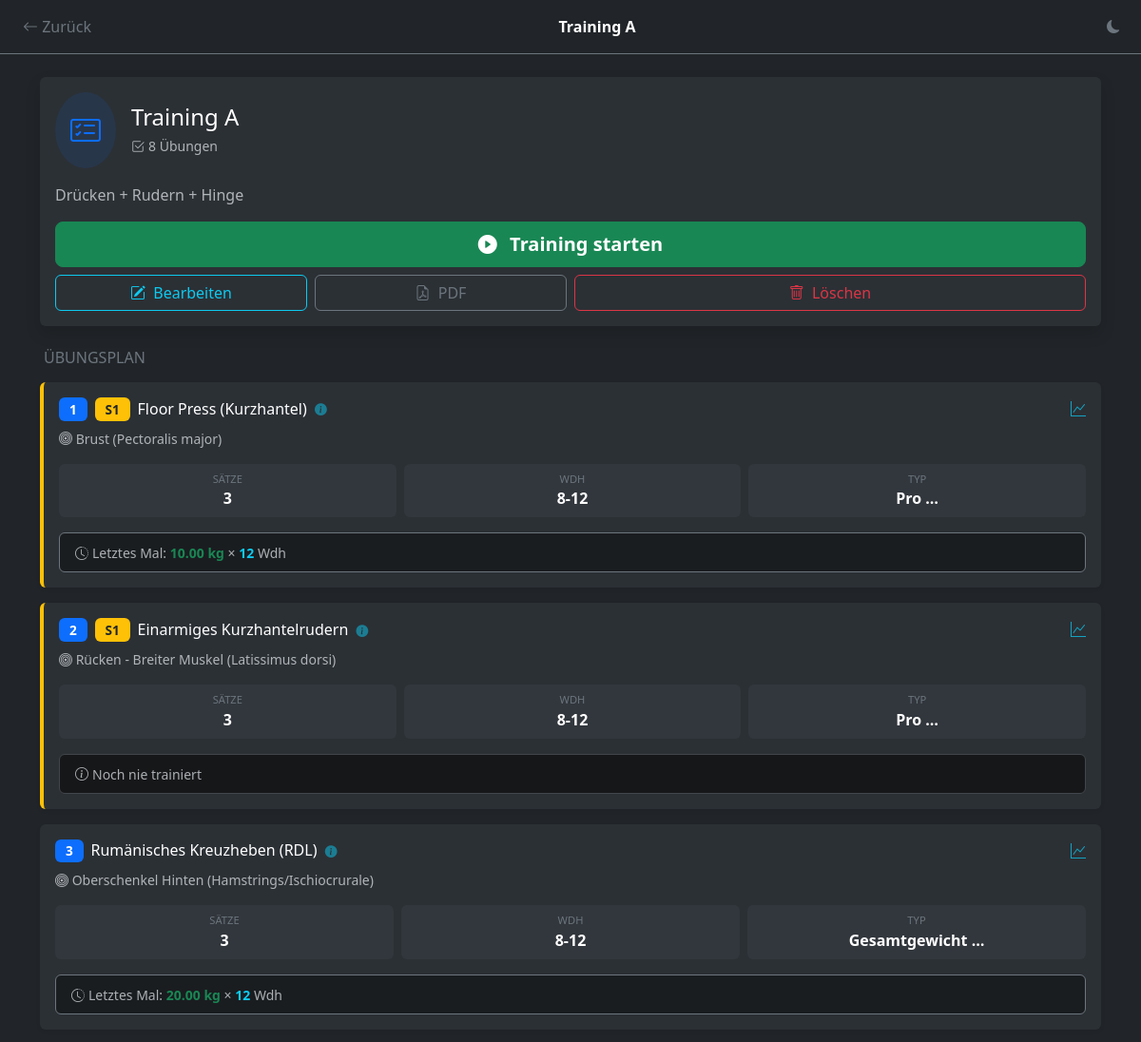
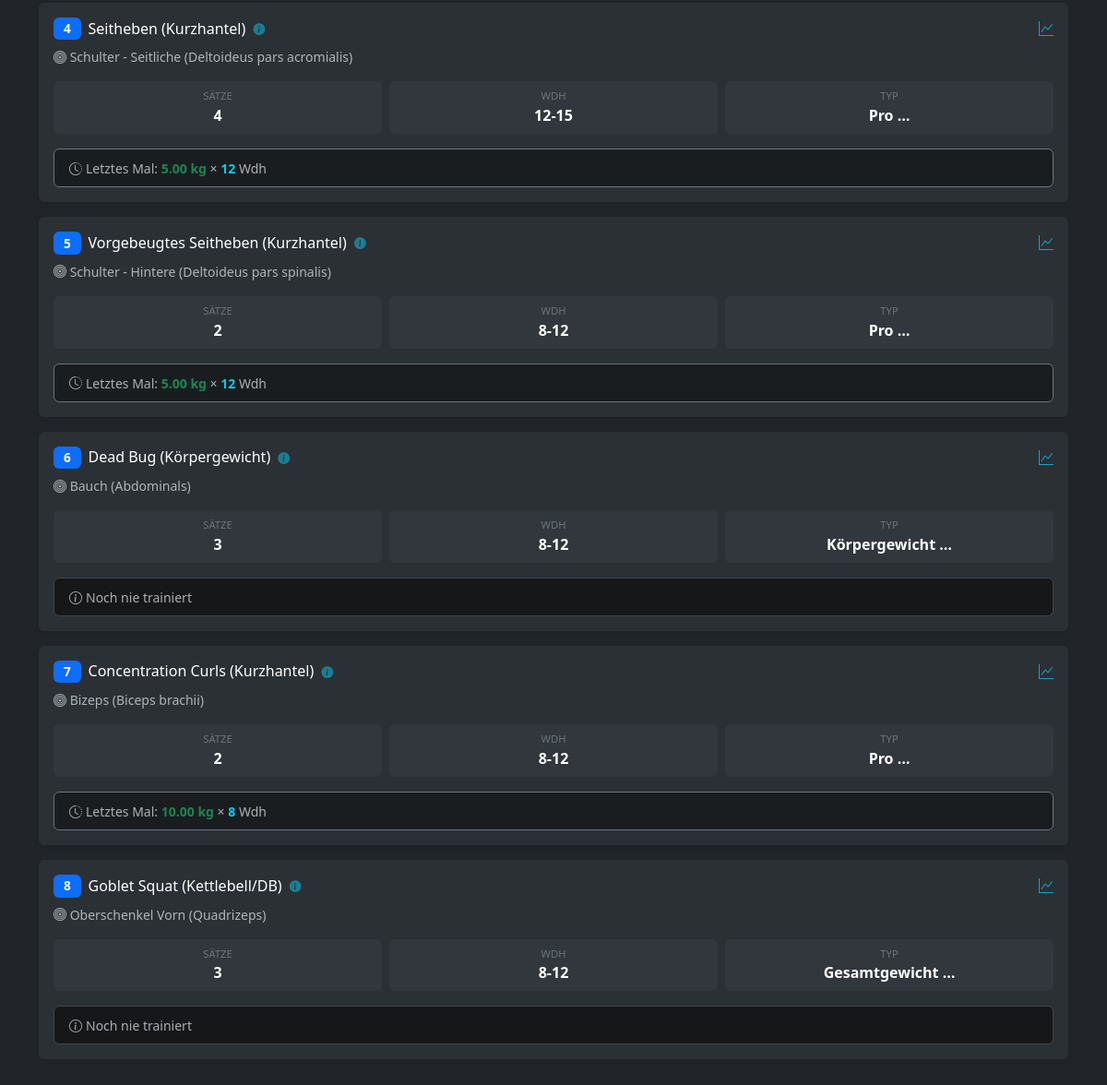
/plan/3/, run on the app's committed database (2 pictures, top to bottom).
### core/models.py (models this page shows, shortened)
class Plan(models.Model):
    user = models.ForeignKey(User, on_delete=models.CASCADE, related_name="plaene", null=True)
    name = models.CharField(max_length=100, verbose_name="Name des Plans")
    beschreibung = models.TextField(blank=True, verbose_name="Beschreibung")
    erstellt_am = models.DateTimeField(auto_now_add=True)
    class Meta:
        verbose_name = "Trainingsplan"
        verbose_name_plural = "Trainingspläne"

class PlanUebung(models.Model):
    plan = models.ForeignKey(Plan, on_delete=models.CASCADE, related_name="uebungen")
    uebung = models.ForeignKey(Uebung, on_delete=models.CASCADE, verbose_name="Übung")
    reihenfolge = models.PositiveIntegerField(default=1, verbose_name="Reihenfolge")
    trainingstag = models.CharField(max_length=100, blank=True, verbose_name="Trainingstag/Session")
    saetze_ziel = models.PositiveIntegerField(default=3, verbose_name="Geplante Sätze")
    wiederholungen_ziel = models.CharField(max_length=50, blank=True, verbose_name="Ziel-Wdh (z.B. 8-12)")
    superset_gruppe = models.PositiveIntegerField(
        default=0,
        verbose_name="Superset-Gruppe",
        help_text="0 = keine Gruppe, 1-9 = Gruppennummer für Supersätze"
    )
    class Meta:
        verbose_name = "Plan-Übung"
        verbose_name_plural = "Plan-Übungen"
        ordering = ['reihenfolge']

class Uebung(models.Model):
    bezeichnung = models.CharField(max_length=100, unique=True, verbose_name="Name der Übung")
    muskelgruppe = models.CharField(max_length=50, choices=MUSKELGRUPPEN, verbose_name="Hauptmuskel")
    hilfsmuskeln = models.JSONField(default=list, blank=True, verbose_name="Hilfsmuskelgruppen")
    gewichts_typ = models.CharField(max_length=20, choices=GEWICHTS_TYP, default='GESAMT', verbose_name="Gewichtsart")
    bewegungstyp = models.CharField(max_length=20, choices=BEWEGUNGS_TYP, default='ISOLATION', verbose_name="Bewegungsmuster")
    equipment = models.ManyToManyField(Equipment, related_name="uebungen", blank=True, verbose_name="Benötigtes Equipment")
    beschreibung = models.TextField(blank=True, verbose_name="Anleitung / Notizen")
    bild = models.ImageField(upload_to='uebungen_bilder/', blank=True, null=True, verbose_name="Foto/Grafik")
    video_link = models.URLField(blank=True, null=True, verbose_name="YouTube Link")
    favoriten = models.ManyToManyField(User, related_name="favoriten_uebungen", blank=True)
    erstellt_am = models.DateTimeField(auto_now_add=True)
    class Meta:
        verbose_name = "Übung"
        verbose_name_plural = "Übungen"
        ordering = ['bezeichnung']

class Satz(models.Model):
    einheit = models.ForeignKey(Trainingseinheit, on_delete=models.CASCADE, related_name="saetze")
    uebung = models.ForeignKey(Uebung, on_delete=models.PROTECT, verbose_name="Übung")
    satz_nr = models.PositiveIntegerField(default=1, verbose_name="Satz Nr.")
    gewicht = models.DecimalField(max_digits=6, decimal_places=2, verbose_name="Gewicht (kg)")
    wiederholungen = models.PositiveIntegerField(verbose_name="Wdh.")
    ist_aufwaermsatz = models.BooleanField(default=False, verbose_name="Warmup")
    rpe = models.DecimalField(
        max_digits=3,
        decimal_places=1,
        blank=True,
        null=True,
        verbose_name="RPE (1-10)",
        validators=[MinValueValidator(1.0), MaxValueValidator(10.0)]
    )
    notiz = models.TextField(blank=True, null=True, verbose_name="Notiz", max_length=500)
    superset_gruppe = models.PositiveIntegerField(
        default=0,
        verbose_name="Superset-Gruppe",
        help_text="0 = keine Gruppe, 1-9 = Gruppennummer für Supersätze"
    )
    class Meta:
        verbose_name = "Satz"
        verbose_name_plural = "Sätze"
        ordering = ['einheit', 'satz_nr']
        indexes = [
            models.Index(fields=['uebung', 'einheit']),
        ]

### core/views.py (the view)
# urls.py: path('plan/<int:plan_id>/', views.plan_details, name='plan_details'),
def plan_details(request, plan_id):
    plan = get_object_or_404(Plan, id=plan_id)
    plan_uebungen = plan.uebungen.all().order_by('reihenfolge')
    uebungen_mit_historie = []
    for plan_uebung in plan_uebungen:
        letzter_satz = Satz.objects.filter(
            uebung=plan_uebung.uebung,
            ist_aufwaermsatz=False
        ).order_by('-einheit__datum').first()
        uebungen_mit_historie.append({
            'plan_uebung': plan_uebung,
            'letztes_gewicht': letzter_satz.gewicht if letzter_satz else None,
            'letzte_wdh': letzter_satz.wiederholungen if letzter_satz else None,
        })
    context = {
        'plan': plan,
        'uebungen_mit_historie': uebungen_mit_historie,
    }
    return render(request, 'core/plan_details.html', context)

### core/templates/core/plan_details.html (shortened to what this page needs)
{% load static %}
<!doctype html>
<html lang="de" data-bs-theme="dark" id="htmlRoot">
  <head>
    <link href="https://cdn.jsdelivr.net/npm/bootstrap@5.3.3/dist/css/bootstrap.min.css" rel="stylesheet">
    <link rel="stylesheet" href="https://cdn.jsdelivr.net/npm/bootstrap-icons@1.11.3/font/bootstrap-icons.min.css">
    <link rel="stylesheet" href="{% static 'core/css/theme-styles.css' %}">
  </head>
  <body>
    <nav class="navbar navbar-dark bg-dark border-bottom border-secondary mb-4">
      <div class="container-fluid">
        <a class="btn btn-outline-secondary border-0" href="{% url 'training_select_plan' %}">
            <i class="bi bi-arrow-left"></i> Zurück
        </a>
        <span class="navbar-text text-white fw-bold text-truncate" style="max-width: 200px;">
            {{ plan.name }}
        </span>
        <div style="width: 40px;">            <button onclick="toggleTheme()" class="btn btn-sm btn-outline-secondary border-0 ms-2" title="Theme wechseln">
              <i class="bi bi-moon-fill" id="themeIcon"></i>
            </button>
</div>
      </div>
    </nav>
    <div class="container pb-5">
        <div class="card card-stat border-primary mb-4 shadow">
            <div class="card-body">
                <div class="d-flex align-items-center mb-3">
                    <div class="bg-primary bg-opacity-10 rounded-circle p-3 me-3">
                        <i class="bi bi-card-checklist fs-2 text-primary"></i>
                    </div>
                    <div>
                        <h4 class="mb-1">{{ plan.name }}</h4>
                        <small class="text-muted">
                            <i class="bi bi-check2-square me-1"></i>{{ uebungen_mit_historie|length }} Übungen
                        </small>
                    </div>
                </div>
                {% if plan.beschreibung %}
                <p class="text-muted mb-3">{{ plan.beschreibung }}</p>
                {% endif %}
                <div class="d-grid gap-2">
                    <a href="{% url 'training_start_plan' plan.id %}" class="btn btn-success btn-lg fw-bold">
                        <i class="bi bi-play-circle-fill me-2"></i> Training starten
                    </a>
                    <div class="row g-2">
                        <div class="col-6 col-md-3">
                            <a href="{% url 'edit_plan' plan.id %}" class="btn btn-outline-info w-100">
                                <i class="bi bi-pencil-square me-1"></i> Bearbeiten
                            </a>
                        </div>
                        <div class="col-6 col-md-3">
                            <a href="{% url 'export_plan_pdf' plan.id %}" class="btn btn-outline-secondary w-100" target="_blank">
                                <i class="bi bi-file-earmark-pdf me-1"></i> PDF
                            </a>
                        </div>
                        <div class="col-12 col-md-6">
                            <button class="btn btn-outline-danger w-100" data-bs-toggle="modal" data-bs-target="#deletePlanModal">
                                <i class="bi bi-trash me-1"></i> Löschen
                            </button>
                        </div>
                    </div>
                </div>
            </div>
        </div>
        <h6 class="text-secondary mb-3 ps-1 text-uppercase">Übungsplan</h6>
        {% for item in uebungen_mit_historie %}
        <div class="card card-stat border-secondary mb-3 shadow-sm {% if item.plan_uebung.superset_gruppe > 0 %}superset-group-{{ item.plan_uebung.superset_gruppe }}{% endif %}">
            <div class="card-body">
                <div class="d-flex justify-content-between align-items-start mb-2">
                    <div class="d-flex align-items-center">
                        <span class="badge bg-primary me-2">{{ item.plan_uebung.reihenfolge }}</span>
                        {% if item.plan_uebung.superset_gruppe > 0 %}
                            <span class="badge bg-warning text-dark superset-badge me-2">S{{ item.plan_uebung.superset_gruppe }}</span>
                        {% endif %}
                        <h6 class="mb-0 text-white">
                            <a href="#" class="text-decoration-none text-white exercise-link"
                               data-exercise-id="{{ item.plan_uebung.uebung.id }}"
                               title="Übungsdetails anzeigen">
                                {{ item.plan_uebung.uebung.bezeichnung }}
                                <i class="bi bi-info-circle-fill text-info opacity-50 ms-1"></i>
                            </a>
                        </h6>
                    </div>
                    <a href="{% url 'exercise_stats' item.plan_uebung.uebung.id %}"
                       class="text-info text-decoration-none opacity-75">
                        <i class="bi bi-graph-up"></i>
                    </a>
                </div>
                <small class="text-muted d-block mb-3">
                    <i class="bi bi-bullseye"></i> {{ item.plan_uebung.uebung.get_muskelgruppe_display }}
                </small>
                <div class="row g-2 mb-3">
                    <div class="col-4">
                        <div class="bg-secondary bg-opacity-10 rounded p-2 text-center">
                            <small class="text-secondary d-block" style="font-size: 0.7rem;">SÄTZE</small>
                            <strong class="text-white">{{ item.plan_uebung.saetze_ziel }}</strong>
                        </div>
                    </div>
                    <div class="col-4">
                        <div class="bg-secondary bg-opacity-10 rounded p-2 text-center">
                            <small class="text-secondary d-block" style="font-size: 0.7rem;">WDH</small>
                            <strong class="text-white">{{ item.plan_uebung.wiederholungen_ziel|default:"--" }}</strong>
                        </div>
                    </div>
                    <div class="col-4">
                        <div class="bg-secondary bg-opacity-10 rounded p-2 text-center">
                            <small class="text-secondary d-block" style="font-size: 0.7rem;">TYP</small>
                            <strong class="text-white">{{ item.plan_uebung.uebung.get_gewichts_typ_display|truncatewords:1 }}</strong>
                        </div>
                    </div>
                </div>
                {% if item.letztes_gewicht %}
                <div class="alert alert-dark border-secondary mb-0 py-2 px-3">
                    <small class="text-muted">
                        <i class="bi bi-clock-history me-1"></i>Letztes Mal:
                        <strong class="text-success">{{ item.letztes_gewicht }} kg</strong> ×
                        <strong class="text-info">{{ item.letzte_wdh }}</strong> Wdh
                    </small>
                </div>
                {% else %}
                <div class="alert alert-secondary mb-0 py-2 px-3">
                    <small class="text-muted">
                        <i class="bi bi-info-circle me-1"></i>Noch nie trainiert
                    </small>
                </div>
                {% endif %}
            </div>
        </div>
        {% endfor %}
    </div>
  </body>
</html>

### core/static/core/css/theme-styles.css (style rules this page uses)
.card-stat { border: none; }
[data-bs-theme="dark"] .card-stat { background-color: #2b3035; color: #fff; }
[data-bs-theme="dark"] .card { background-color: #2b3035; color: #fff; }

### core/templates/core/plan_details.html (style rules this page uses)
.superset-group-1 { border-left: 4px solid #ffc107 !important; }
.superset-badge { font-size: 0.65rem; padding: 0.15rem 0.4rem; font-weight: bold; }

### core/templates/core/exercise_info_modal.html (style rules this page uses)
.exercise-link { cursor: pointer; color: #0d6efd; text-decoration: none; transition: all 0.2s; }
.exercise-link i { font-size: 0.8em; opacity: 0.6; margin-left: 0.25rem; }
.badge { font-size: 0.85rem; padding: 0.4em 0.8em; }

### data on the page
Plan: name "Training A", beschreibung "Drücken + Rudern + Hinge"
PlanUebung: plan_uebung.reihenfolge "1", plan_uebung.superset_gruppe "1", plan_uebung.uebung.bezeichnung "Floor Press (Kurzhantel)", plan_uebung.uebung.muskelgruppe "Brust (Pectoralis major)", plan_uebung.saetze_ziel "3", plan_uebung.wiederholungen_ziel "8-12", plan_uebung.uebung.gewichts_typ "Pro …", letztes_gewicht "10.00", letzte_wdh "12"
PlanUebung: plan_uebung.reihenfolge "2", plan_uebung.superset_gruppe "1", plan_uebung.uebung.bezeichnung "Einarmiges Kurzhantelrudern", plan_uebung.uebung.muskelgruppe "Rücken - Breiter Muskel (Latissimus dorsi)", plan_uebung.saetze_ziel "3", plan_uebung.wiederholungen_ziel "8-12", plan_uebung.uebung.gewichts_typ "Pro …", shows "Noch nie trainiert"
PlanUebung: plan_uebung.reihenfolge "3", plan_uebung.uebung.bezeichnung "Rumänisches Kreuzheben (RDL)", plan_uebung.uebung.muskelgruppe "Oberschenkel Hinten (Hamstrings/Ischiocrurale)", plan_uebung.saetze_ziel "3", plan_uebung.wiederholungen_ziel "8-12", plan_uebung.uebung.gewichts_typ "Gesamtgewicht …", letztes_gewicht "20.00", letzte_wdh "12"
PlanUebung: plan_uebung.reihenfolge "4", plan_uebung.uebung.bezeichnung "Seitheben (Kurzhantel)", plan_uebung.uebung.muskelgruppe "Schulter - Seitliche (Deltoideus pars acromialis)", plan_uebung.saetze_ziel "4", plan_uebung.wiederholungen_ziel "12-15", plan_uebung.uebung.gewichts_typ "Pro …", letztes_gewicht "5.00", letzte_wdh "12"
PlanUebung: plan_uebung.reihenfolge "5", plan_uebung.uebung.bezeichnung "Vorgebeugtes Seitheben (Kurzhantel)", plan_uebung.uebung.muskelgruppe "Schulter - Hintere (Deltoideus pars spinalis)", plan_uebung.saetze_ziel "2", plan_uebung.wiederholungen_ziel "8-12", plan_uebung.uebung.gewichts_typ "Pro …", letztes_gewicht "5.00", letzte_wdh "12"
PlanUebung: plan_uebung.reihenfolge "6", plan_uebung.uebung.bezeichnung "Dead Bug (Körpergewicht)", plan_uebung.uebung.muskelgruppe "Bauch (Abdominals)", plan_uebung.saetze_ziel "3", plan_uebung.wiederholungen_ziel "8-12", plan_uebung.uebung.gewichts_typ "Körpergewicht …", shows "Noch nie trainiert"
PlanUebung: plan_uebung.reihenfolge "7", plan_uebung.uebung.bezeichnung "Concentration Curls (Kurzhantel)", plan_uebung.uebung.muskelgruppe "Bizeps (Biceps brachii)", plan_uebung.saetze_ziel "2", plan_uebung.wiederholungen_ziel "8-12", plan_uebung.uebung.gewichts_typ "Pro …", letztes_gewicht "10.00", letzte_wdh "8"
PlanUebung: plan_uebung.reihenfolge "8", plan_uebung.uebung.bezeichnung "Goblet Squat (Kettlebell/DB)", plan_uebung.uebung.muskelgruppe "Oberschenkel Vorn (Quadrizeps)", plan_uebung.saetze_ziel "3", plan_uebung.wiederholungen_ziel "8-12", plan_uebung.uebung.gewichts_typ "Gesamtgewicht …", shows "Noch nie trainiert"

### other printed values
{{ uebungen_mit_historie|length }} "8"
